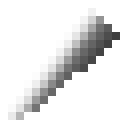
#> input picture template/item/blade.png, 16 x 16 px (shown 8 times larger); its folder holds only this picture in this run
$ python gen_texture.py
#> lines starting #> are read from the running program, lines starting #| are printed output that depends on the picture; after the words box and inside, x2 and y2 are one past the last pixel; in counts of white or black regions, pixels touching at a corner belong together
from glob import glob
from PIL import Image
from PIL.ImageOps import grayscale, colorize
from pathlib import Path

import os
import json

MC = "minecraft:"
MI = "modern_industrialization:"


def image_tint(src, tint='#ffffff'):
    src = Image.open(src).convert('RGBA')
    r, g, b, alpha = src.split()
    gray = grayscale(src)
    result = colorize(gray, (0, 0, 0, 0), tint)
    result.putalpha(alpha)
    return result


def gen_texture(id, hex, vanilla, ore):

    item = glob("template/item/*.png")
    if not vanilla:
        item.extend(glob("template/item_vanilla/*.png"))

    if ore:
        item.append("template/crushed_dust.png")

    for filename in item:
        output_path = ("src/main/resources/assets/modern_industrialization/textures/items/materials/" +
                       id + "/" + os.path.basename(filename))
        try:
            os.mkdir(
                "src/main/resources/assets/modern_industrialization/textures/items/materials/" + id)
        except:
            pass
        print(filename)
        result = image_tint(filename, hex)
        result.save(output_path)

    if not vanilla:
        result_block = image_tint("template/block.png", hex)
        try:
            os.mkdir(
                "src/main/resources/assets/modern_industrialization/textures/blocks/materials/" + id)
        except:
            pass

        result_block.save(
            "src/main/resources/assets/modern_industrialization/textures/blocks/materials/" + id + "/block.png")

        if ore:
            result_ore = image_tint("template/ore.png", hex)
            stone = Image.open("template/stone.png")
            Image.alpha_composite(stone, result_ore).save(
                "src/main/resources/assets/modern_industrialization/textures/blocks/materials/" + id + "/ore.png")


def getIdentifier(id, item_type, vanilla):
    if item_type == "pipe_item" or item_type == "pipe_fluid":
        return MI + item_type + "_" + id
    if not vanilla:
        return MI + id + '_' + item_type
    elif item_type == "ore" or item_type == "block" or item_type == "ingot" or item_type == "nugget":
        return MC + id + '_' + item_type
    else:
        return MI + id + '_' + item_type


def genForgeHammer(id, vanilla, ore):
    forge_hammer_path = "src/main/resources/data/modern_industrialization/recipes/generated/materials/" + id + "/forge_hammer"
    Path(forge_hammer_path).mkdir(parents=True, exist_ok=True)

    hammer = "modern_industrialization:forge_hammer_hammer"
    saw = "modern_industrialization:forge_hammer_saw"

    list_todo = [('plate', 'curved_plate', 1, hammer),
                 ('double_ingot', 'plate', 1, hammer),
                 ('nugget', 'small_dust', 1, hammer),
                 ('ingot', 'rod', 1, saw),
                 ('large_plate', 'gear', 1, saw),
                 ('rod', 'bolt', 1, saw),
                 ('pipe_item', 'ring', 3, saw)]

    if ore:
        list_todo.append(('ore', 'crushed_dust', 2, hammer))

    for a, b, c, d in list_todo:
        json_file = {}
        json_file["type"] = d
        json_file["eu"] = 1
        json_file["duration"] = 1
        json_file["item_inputs"] = {
            "item": getIdentifier(id, a, vanilla), "amount": 1}
        json_file["item_outputs"] = {
            "item": getIdentifier(id, b, vanilla), "amount": c}

        with open(forge_hammer_path + "/" + b + ".json", "w") as file:
            json.dump(json_file, file, indent=4)


def genCraft(id, vanilla, ore):
    path = "src/main/resources/data/modern_industrialization/recipes/generated/materials/" + id
    Path(path).mkdir(parents=True, exist_ok=True)

    list_full = [('small_dust', 'dust')]

    if not vanilla:
        list_full.append(('nugget', 'ingot'))
        list_full.append(('ingot', 'block'))

    for (a, b) in list_full:
        jsonf = {}
        jsonf["type"] = "minecraft:crafting_shaped"
        jsonf["pattern"] = ["###", "###", "###"]
        jsonf["key"] = {"#": {"item": getIdentifier(id, a, vanilla)}}
        jsonf["result"] = {"item": getIdentifier(id, b, vanilla)}
        with open(path + "/" + b + "_from_" + a + ".json", "w") as file:
            json.dump(jsonf, file, indent=4)

        jsonf = {}
        jsonf["type"] = "minecraft:crafting_shapeless"
        jsonf["ingredients"] = [{"item": getIdentifier(id, b, vanilla)}]
        jsonf["result"] = {"item": getIdentifier(id, a, vanilla), "count": 9}
        with open(path + "/" + a + "_from_" + b + ".json", "w") as file:
            json.dump(jsonf, file, indent=4)

    # blade
    jsonf = {}
    jsonf["type"] = "minecraft:crafting_shaped"
    jsonf["pattern"] = [
        "#",
        "#",
        "I"
    ]
    jsonf["key"] = {
        "#": {
            "item": getIdentifier(id, "plate", vanilla)
        },
        "I": {
            "item": getIdentifier(id, "rod", vanilla)
        }
    }
    jsonf["result"] = {
        "item": getIdentifier(id, "blade", vanilla),
        "count": 4
    }
    with open(path + "/blade.json", "w") as file:
        json.dump(jsonf, file, indent=4)

    # double_ingot
    jsonf = {}
    jsonf["type"] = "minecraft:crafting_shaped"
    jsonf["pattern"] = [
        "#",
        "#"
    ]
    jsonf["key"] = {
        "#": {
            "item": getIdentifier(id, "ingot", vanilla)
        }
    }
    jsonf["result"] = {
        "item": getIdentifier(id, "double_ingot", vanilla),
        "count": 1
    }
    with open(path + "/double_ingot.json", "w") as file:
        json.dump(jsonf, file, indent=4)

    # large_plate
    jsonf = {}
    jsonf["type"] = "minecraft:crafting_shaped"
    jsonf["pattern"] = [
        "##",
        "##"
    ]
    jsonf["key"] = {
        "#": {
            "item": getIdentifier(id, "plate", vanilla)
        }
    }
    jsonf["result"] = {
        "item": getIdentifier(id, "large_plate", vanilla),
        "count": 1
    }
    with open(path + "/large_plate.json", "w") as file:
        json.dump(jsonf, file, indent=4)

    # rotor
    jsonf = {}
    jsonf["type"] = "minecraft:crafting_shaped"
    jsonf["pattern"] = [
        "bBb",
        "BRB",
        "bBb"
    ]
    jsonf["key"] = {
        "b": {
            "item": getIdentifier(id, "bolt", vanilla)
        },
        "B": {
            "item": getIdentifier(id, "blade", vanilla)
        },
        "R": {
            "item": getIdentifier(id, "ring", vanilla)
        }
    }
    jsonf["result"] = {
        "item": getIdentifier(id, "rotor", vanilla),
        "count": 1
    }
    with open(path + "/rotor.json", "w") as file:
        json.dump(jsonf, file, indent=4)

    # pipes
    for fluid in [True, False]:
        jsonf = {}
        jsonf["type"] = "minecraft:crafting_shaped"
        jsonf["pattern"] = [
            "###",
            "   " if not fluid else " g ",
            "###"]
        ingredients = {
            "#": {
                "item": getIdentifier(id, "curved_plate", vanilla)
            },
        }
        if fluid:
            ingredients["g"] = {"item": "minecraft:glass"}
        jsonf["key"] = ingredients
        jsonf["result"] = {
            "item": getIdentifier(id, "pipe_fluid" if fluid else "pipe_item", vanilla),
            "count": 6
        }
        with open(path + "/" + ("pipe_fluid" if fluid else "pipe_item") + ".json", "w") as file:
            json.dump(jsonf, file, indent=4)


def genSmelting(id, vanilla, ore):
    path = "src/main/resources/data/modern_industrialization/recipes/generated/materials/" + id + "/smelting/"
    Path(path).mkdir(parents=True, exist_ok=True)

    list_todo = [('small_dust', 'nugget', 0.08), ('dust', 'ingot', 0.7)]
    if ore:
        list_todo.append(['crushed_dust', 'ingot', 0.7])
        if not vanilla:
            list_todo.append(['ore', 'ingot', 0.7])

    for a, b, c in list_todo:
        for d, e in [("smelting", 200), ("blasting", 100)]:
            jsonf = {}
            jsonf["type"] = MC + d
            jsonf["ingredient"] = {"item": getIdentifier(id, a, vanilla)}
            jsonf["result"] = getIdentifier(id, b, vanilla)
            jsonf["experience"] = c
            jsonf["cookingtime"] = e
            with open(path + "/" + a + "_" + d + ".json", "w") as file:
                json.dump(jsonf, file, indent=4)


def gen(id, hex, vanilla, ore, forge_hammer):
    gen_texture(id, hex, vanilla, ore)
    if forge_hammer:
        genForgeHammer(id, vanilla, ore)
    genCraft(id, vanilla, ore)
    genSmelting(id, vanilla, ore)


if __name__ == '__main__':
    gen('gold', '#ffe100', True, True, False)
#> in image_tint, src is the input picture: PIL image 16x16 RGBA; mean R, G, B, A 43.3, 43.3, 43.3, 65.7
#> in image_tint, `r, g, b, alpha = src.split()`:
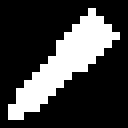
#> alpha: PIL image 16x16 L (shown 8 times larger); 25.8% white; 1 white region, box (x1, y1, x2, y2) and area: (1, 1, 15, 15) 66
#> pass 2 of the loop in gen_texture, `for filename in item:`:
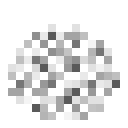
#> input picture template/crushed_dust.png, 16 x 16 px (shown 8 times larger)
#> in image_tint, src is the input picture: PIL image 16x16 RGBA; mean R, G, B, A 229, 229, 229, 91.6
#> in image_tint (call 2), `r, g, b, alpha = src.split()`:
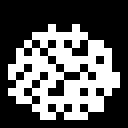
#> alpha: PIL image 16x16 L (shown 8 times larger); 35.9% white in thin lines or dots, all inside (x1, y1, x2, y2) = (1, 3, 15, 15)
    gen('iron', '#f0f0f0', True, True, True)
#> pass 2 of the loop in gen_texture, `for filename in item:`:
    gen('copper', '#ff6600', False, True, True)
#> pass 2 of the loop in gen_texture, `for filename in item:`:
#> in image_tint (call 6), `result.putalpha(alpha)`:
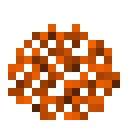
#> result: PIL image 16x16 RGBA (shown 8 times larger); mean R, G, B, A 229, 91.5, 0, 91.6; transparent parts drawn white
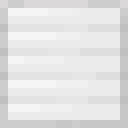
#> input picture template/block.png, 16 x 16 px (shown 8 times larger)
#> in image_tint, src is the input picture: PIL image 16x16 RGBA; mean R, G, B, A 227.1, 227, 227, 255
#> in image_tint (call 7), `r, g, b, alpha = src.split()`: alpha: PIL image 16x16 L; every value is 255
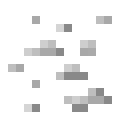
#> input picture template/ore.png, 16 x 16 px (shown 8 times larger)
#> in image_tint, src is the input picture: PIL image 16x16 RGBA; mean R, G, B, A 132.5, 132.5, 132.5, 36.9
#> in image_tint (call 8), `r, g, b, alpha = src.split()`:
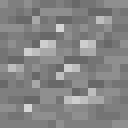
#> r: PIL image 16x16 L (shown 8 times larger); min 104, max 213, mean 132.5
#> in image_tint (call 8), `r, g, b, alpha = src.split()`:
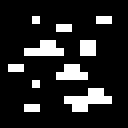
#> alpha: PIL image 16x16 L (shown 8 times larger); 14.5% white in thin lines or dots, all inside (x1, y1, x2, y2) = (1, 2, 14, 14)
#> in image_tint (call 8), `result = colorize(gray, (0, 0, 0, 0), tint)`:
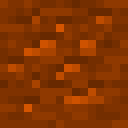
#> result: PIL image 16x16 RGB (shown 8 times larger); mean R, G, B 132.5, 52.5, 0
#> in image_tint (call 8), `result.putalpha(alpha)`:
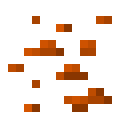
#> result: PIL image 16x16 RGBA (shown 8 times larger); mean R, G, B, A 132.5, 52.5, 0, 36.9; transparent parts drawn white
#> (the run stopped early here; a loop or call above may not have finished)
